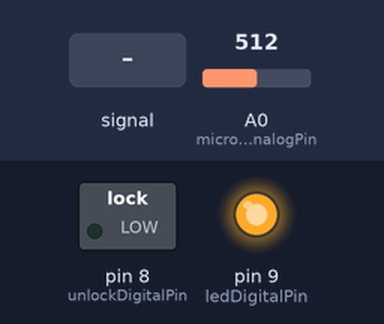
Bench run of a sketch on a simulated Arduino Uno, built with avr-gcc and run on an emulated ATmega328P. On the bench: switched loads named in the sketch (green lamp = pin HIGH), output pins drawn as LEDs (lit = HIGH). The inputs (shaded band) are chosen by the test bench; at power-on: A0 (microphoneAnalogPin) = 512. What the sketch prints to the serial monitor is not drawn.

Above: at 1.2 s.
1.3 s: A0 (microphoneAnalogPin) fed a 200 Hz sine of ±81 counts around its level
At 4.2 s:
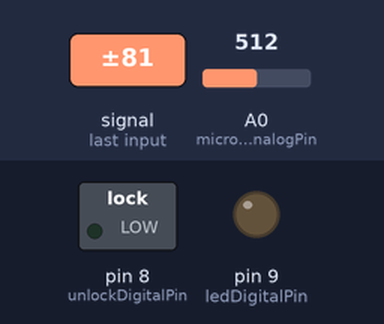
4.3 s: A0 (microphoneAnalogPin) set to 716
Timing chart, 0 to 15.0 s (numbered marks = the images above; inputs shaded):
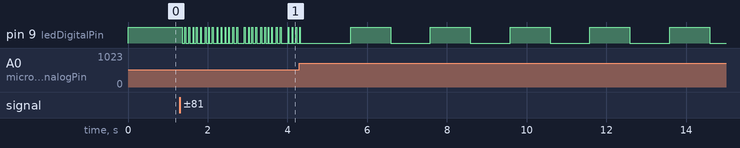

The sketch:

sketch_jan17a.ino
```cpp
/*
 * microphone-demo
 */


int microphoneAnalogPin = 0;
int ledDigitalPin = 9;
int unlockDigitalPin = 8;
int rangeTrigger = 0;
int rangeTriggerCounter = 500; // first N passes, learn max-range-trigger
int delayResolution = 1;
int highLast = 0;
int highLastLength = 0;
int lowLastLength = 0;
int lowLengthMax = 100;
int jitterIgnore = 4;


//int desiredSequenceMin[] = {2, 100, 2, 100, 2};
//int desiredSequenceMax[] = {30, 200, 30, 200, 30};

// SOS
//int desiredSequenceMin[] = {2, 2, 2, 10, 10, 10, 2, 2, 2};
//int desiredSequenceMax[] = {30, 30, 30, 120, 120, 120, 30, 30, 30};

// basic 5 sec hold
int desiredSequenceMin[] = {30, 30};
int desiredSequenceMax[] = {3000,3000};

unsigned int sequenceLen = sizeof(desiredSequenceMin) / sizeof(int);
int storedSequence[16];
unsigned int storedSequenceI = 0;

// the setup routine runs once when you press reset:
void setup()  {
  Serial.begin(9600);
  Serial.print("setup\n");

  pinMode(ledDigitalPin, OUTPUT);
  pinMode(unlockDigitalPin, OUTPUT);

  rangeTrigger = 0;
}

// the loop routine runs over and over again forever:
void loop()  {
      char str[255];

      int range = 0;
      int readCount = 10; // millisecond
      int highRead = 0;
      int lowRead = 1024;
      while(readCount > 0)
      {
        int areadVal = analogRead(microphoneAnalogPin);

        if(areadVal < lowRead) lowRead = areadVal;
        if(areadVal > highRead) highRead = areadVal;

        //if(high - low > range) range = high - low;
        range = highRead - lowRead;
        readCount--;

        if(delayResolution > 0)
        {
          delay(delayResolution);
        }
      }

      if(rangeTriggerCounter > 0)
      {
        if(range > rangeTrigger) rangeTrigger = range;
        rangeTriggerCounter--;
        if(rangeTriggerCounter == 0)
        {
          int signalCount = 5;
          // signal completion
          while(signalCount > 0)
          {
            digitalWrite(ledDigitalPin, 1);
            delay(1000);
            signalCount--;
            digitalWrite(ledDigitalPin, 0);
            delay(1000);
          }
        }
      }

      //sprintf(str, "analogRead range:%d\n", range);
      //Serial.print(str);

      digitalWrite(ledDigitalPin, range >= rangeTrigger? 1: 0);

      int high = (range >= rangeTrigger);
      if (high != highLast)
      {
        //sprintf(str, "highLength:%d", highLastLength);
        //Serial.println(str);

        if (highLastLength >= jitterIgnore && !high)
        {
          // log length into sequence
          storedSequence[storedSequenceI % sequenceLen] = highLastLength;
          storedSequenceI++;
        }

        // compare sequences
        Serial.print("sequence:");
        unsigned int i = 0;
        while(i < sequenceLen)
        {
          sprintf(str, "%d,", storedSequence[(storedSequenceI+i) % sequenceLen]);
          Serial.print(str);
          i++;
        }

        i = 0;
        while(i < sequenceLen)
        {
          unsigned int storedV = storedSequence[(storedSequenceI+i) % sequenceLen];
          if (storedV < desiredSequenceMin[i] || storedV > desiredSequenceMax[i]) break;
          i++;
        }
        //Serial.print("\n");

        if(i == sequenceLen)
        {
          int count = 10;
          while(count > 0)
          {
            Serial.println("SEQUENCE MATCH");
            digitalWrite(unlockDigitalPin, 1);
            delay(100);
            count--;
          }
          digitalWrite(unlockDigitalPin, 0);
          // clear sequence
          storedSequence[(storedSequenceI-1) % sequenceLen] = 0;
        }
        highLastLength = 0;
        lowLastLength = 0;
      }
      else
      {
        if(high)
        {
          highLastLength++;
        }
        else
        {
          lowLastLength++;
          if(lowLastLength > lowLengthMax)
          {
            storedSequence[storedSequenceI % sequenceLen] = 0;
            storedSequenceI++;
            lowLastLength = 0;
          }
        }
      }
      highLast = high;
}
```
